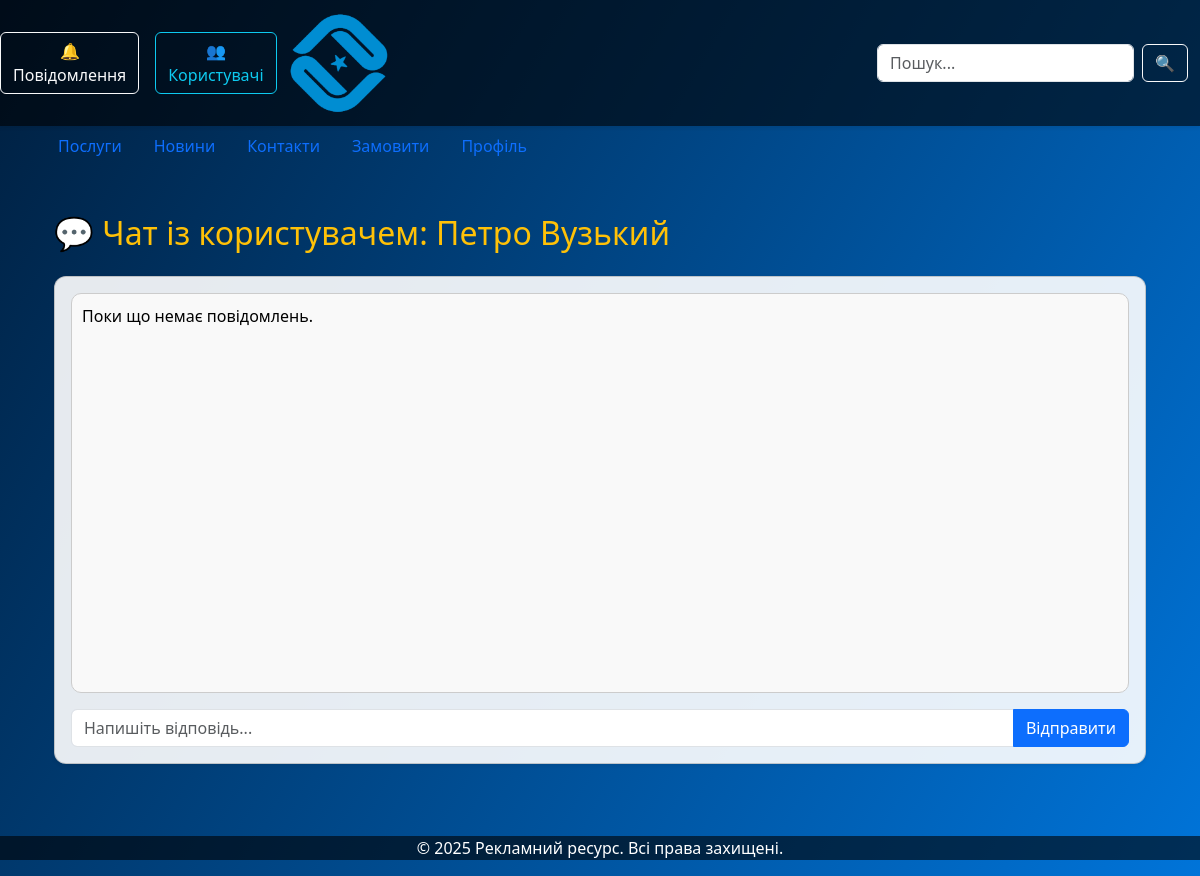
The page /admin-chat/3/ (signed in) on the database as committed earlier.
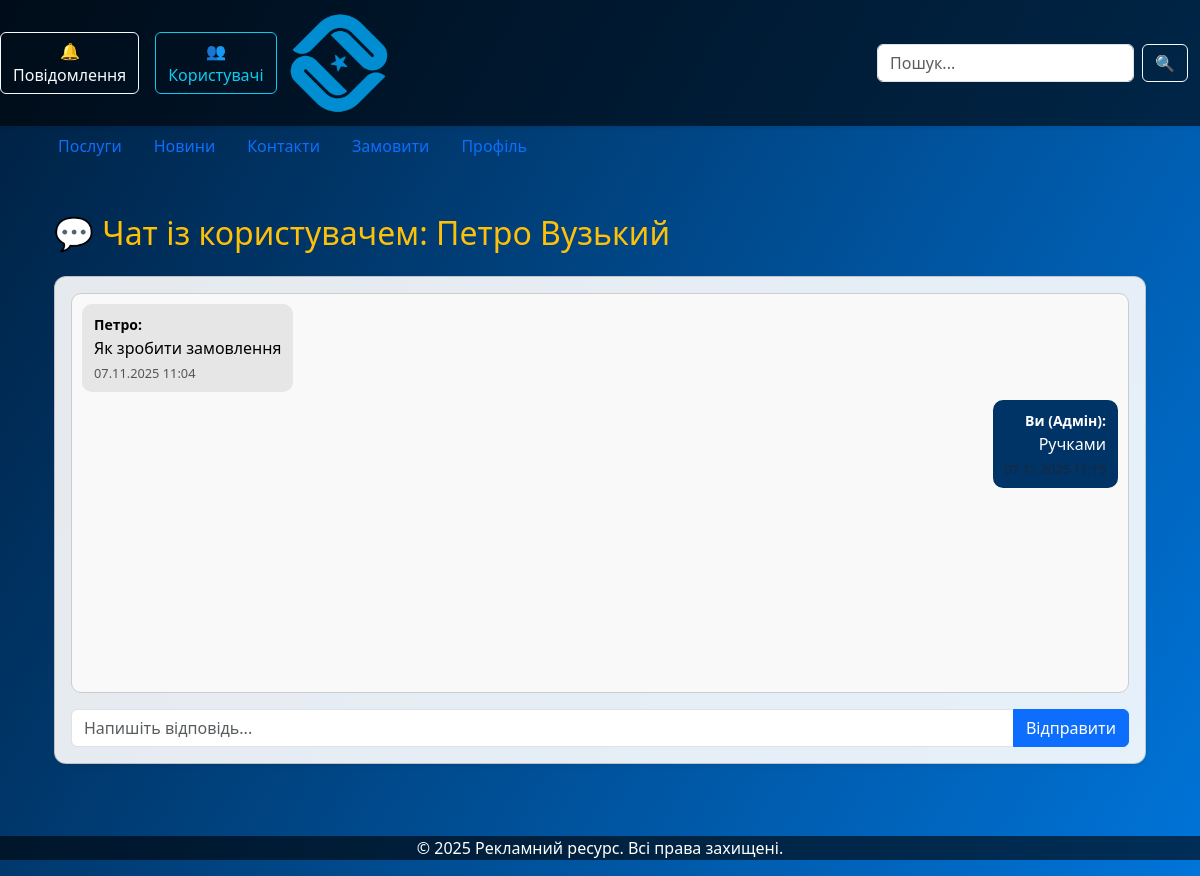
The same page on the database as committed later.
### main/models.py (models this page shows, shortened)
class SupportChat(models.Model):
    user = models.ForeignKey(User, on_delete=models.CASCADE, related_name='support_chat', verbose_name="Користувач")
    sender = models.ForeignKey(User, on_delete=models.CASCADE, related_name='sent_messages', verbose_name="Відправник")
    message = models.TextField(verbose_name="Повідомлення")
    created_at = models.DateTimeField(auto_now_add=True, verbose_name="Дата")
    is_admin = models.BooleanField(default=False, verbose_name="Від адміністратора")
    is_read = models.BooleanField(default=False)
    class Meta:
        verbose_name = "Повідомлення чату"
        verbose_name_plural = "Чат підтримки"
        ordering = ['created_at']

### main/views.py (the view, shortened to what this page needs)
# urls.py: path('admin-chat/<int:user_id>/', views.admin_chat_view, name='admin_chat'),
@admin_required
def admin_chat_view(request, user_id):
    target_user = User.objects.get(pk=user_id)
    chat_messages = SupportChat.objects.filter(user=target_user).order_by('created_at')
    SupportChat.objects.filter(is_read=False).update(is_read=True)
    return render(request, "admin_chat.html", {
        "target_user": target_user,
        "chat_messages": chat_messages,
    })

### main/context_processors.py (called while the page is built)
def unread_messages(request):
    if request.user.is_authenticated and request.user.is_staff:
        count = SupportChat.objects.filter(is_read=False).count()
        return {'unread_messages_count': count}
    return {}

### main/views.py (called while the page is built)
def admin_required(view_func):
    return user_passes_test(lambda u: u.is_staff)(view_func)

### main/templates/admin_chat.html (shortened to what this page needs)
{% extends "base.html" %}
{% block content %}
<div class="container py-4">
  <h2 class="text-warning mb-4">
    💬 Чат із користувачем: {{ target_user.first_name }} {{ target_user.last_name }}
  </h2>
  <div class="card shadow-sm mb-4">
    <div class="card-body">
      <div id="chat-box" style="height: 400px; overflow-y: auto; border: 1px solid #ccc; border-radius: 10px; padding: 10px; background: #f9f9f9;">
        {% for msg in chat_messages %}
          <div class="mb-2 {% if msg.is_admin %}text-end{% endif %}">
            <div style="display: inline-block; padding: 8px 12px; border-radius: 10px;
                        background-color: {% if msg.is_admin %}#003366; color: white;{% else %}#e6e6e6;{% endif %}">
              <small>
                {% if msg.is_admin %}
                  <strong>Ви (Адмін):</strong>
                {% else %}
                  <strong>{{ target_user.first_name|default:target_user.username }}:</strong>
                {% endif %}
              </small>
              <div>{{ msg.message }}</div>
              <small class="text-muted" style="font-size: 0.8em;">{{ msg.created_at|date:"d.m.Y H:i" }}</small>
            </div>
          </div>
        {% empty %}
          <p>Поки що немає повідомлень.</p>
        {% endfor %}
      </div>
      <form method="post" class="mt-3">
        <div class="input-group">
          <input type="text" name="message" class="form-control" placeholder="Напишіть відповідь..." required>
          <button class="btn btn-primary" type="submit">Відправити</button>
        </div>
      </form>
    </div>
  </div>
</div>
{% endblock %}

Rows that differ between the two databases and show on the page:
added SupportChat: {{ target_user.first_name|default:target_user.username }} "Петро", message "Як зробити замовлення", created_at "07.11.2025 11:04", is_admin False (drawn)
added SupportChat: shows "Ви (Адмін):", message "Ручками", is_admin True (drawn)
Other text that changed with them:
text no longer shown: "Поки що немає повідомлень."
